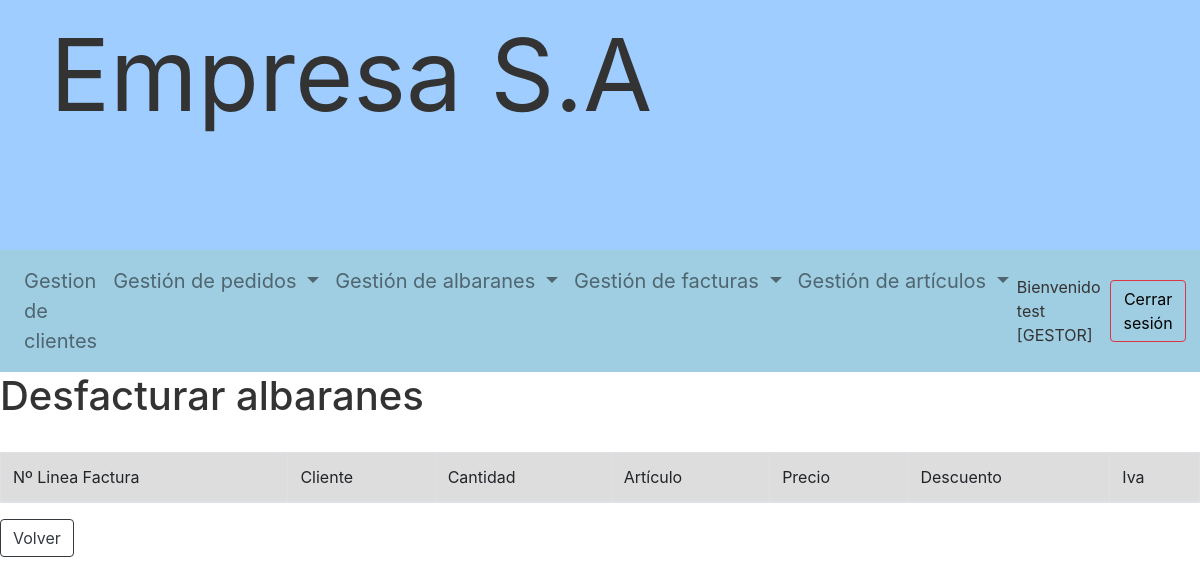
The page /gestor/desfacturar_albaran.php?factura=24 (signed in) on the database as committed earlier.
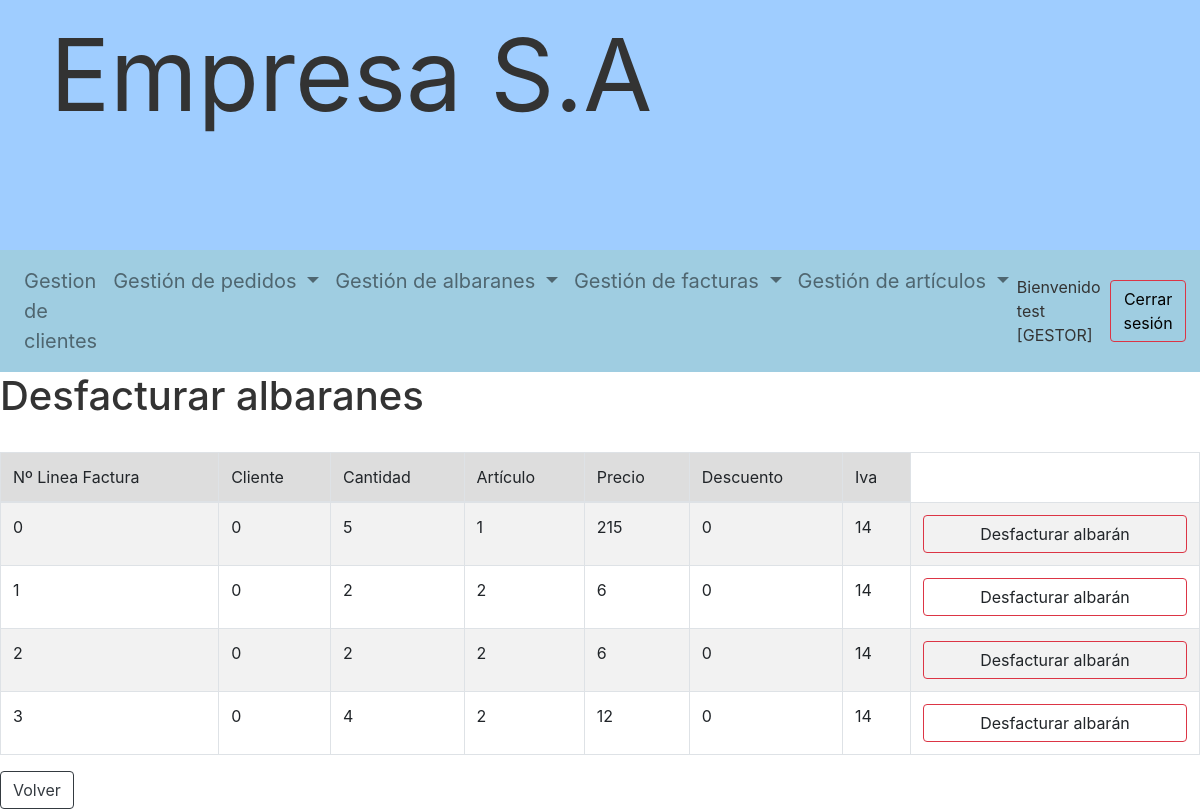
The same page on the database as committed later.
### tables this page shows
CREATE TABLE IF NOT EXISTS `lineas_facturas` (
  `NUM_LINEA_FACTURA` int(11) NOT NULL,
  `COD_ALBARAN` int(11) NOT NULL,
  `COD_CLIENTE` int(11) NOT NULL,
  `COD_FACTURA` int(11) NOT NULL DEFAULT 0,
  `NUM_LINEA_ALBARAN` int(11) NOT NULL,
  `COD_ARTICULO` int(11) DEFAULT NULL,
  `PRECIO` int(11) DEFAULT NULL,
  `CANTIDAD` int(11) DEFAULT NULL,
  `DESCUENTO` int(11) DEFAULT NULL,
  `IVA` int(11) DEFAULT NULL,
  `COD_USUARIO_GESTION` int(11) DEFAULT 0,
  PRIMARY KEY (`NUM_LINEA_FACTURA`,`COD_FACTURA`),
  KEY `Index 2` (`COD_USUARIO_GESTION`),
  KEY `COD_ARTICULO` (`COD_ARTICULO`),
  KEY `Index 3` (`NUM_LINEA_ALBARAN`,`COD_ALBARAN`)
);

### gestor/desfacturar_albaran.php (the view, shortened to what this page needs)
<?php
include "inicio_gestion.php";
$id_factura = $_GET['factura'];
$conexion = conectar(USUARIO);
$consulta = "SELECT * FROM lineas_facturas WHERE COD_FACTURA = :factura";
$resultado = $conexion->prepare($consulta);
$parametros = [":factura" => $id_factura];
$resultado->execute($parametros);
?>
<h1>Desfacturar albaranes</h1>
<br>
<table id="tabla" class="table table-striped table-bordered" data-toggle="table">
    <thead>
    <tr>
        <th>Nº Linea Factura
        </th>
        <th>Cliente
        </th>
        <th>Cantidad
        </th>
        <th>Artículo
        </th>
        <th class="th-sm ">Precio
        </th>
        <th class="">Descuento</th>
        <th class="">Iva</th>
    </tr>
    </thead>
    <tbody>
    <?php while($factura = $resultado->fetch(PDO::FETCH_ASSOC)){ ?>
        <tr>
        <td value=<?= $id_factura ?>><?=$factura['NUM_LINEA_FACTURA']?></td>
        <td value=<?= $id_factura ?>><?=$factura['COD_CLIENTE']?></td>
        <td value=<?= $id_factura ?>><?=$factura['CANTIDAD']?></td>
        <td value=<?= $id_factura ?>><?=$factura['COD_ARTICULO']?></td>
        <td><?=$factura['PRECIO']?></td>
        <td><?=$factura['DESCUENTO']?></td>
        <td><?=$factura['IVA']?></td>
        <td><a class="desfacturar btn btn-default btn-outline-danger" value=<?= $factura['COD_FACTURA'] ?>>Desfacturar albarán</a></td>
        <?php } ?>
        </tr>
    </tbody>
</table>
<button class="btn btn-default btn-outline-dark" onclick="window.history.back();">Volver</button>

### portada.php (shortened to what this page needs)
<!DOCTYPE html>
    <head>
    <?php
    if(!isset($_SESSION)){ ?>
    <script src="jquery.js"></script>
    <script src="popper.js"></script>
    <link rel='stylesheet' type='text/css' href='bootstrap.css'>
    <script src="bootstrap.js"></script>
    <link rel='stylesheet' type='text/css' href='trabajodaw.css'>
    <?php }
    else{?>
    <link rel='stylesheet' type='text/css' href='../bootstrap.css'>
    <link rel='stylesheet' type='text/css' href='../trabajodaw.css'>
    <?php }?>
    </head>
    <body>
        <div id="portada">
            <p>Empresa S.A</p>
        </div>

### gestor/inicio_gestion.php (shortened to what this page needs)
<?php
include '../portada.php';
if(isset($_SESSION)){
    include 'barragestor.php';
}
?>

### gestor/barragestor.php (shortened to what this page needs)
<nav class="navbar navbar-expand-lg navbar-light">
    <div class="collapse navbar-collapse" id="navbarSupportedContent">
        <ul class="navbar-nav mr-auto">
            <li class="nav-item dropdown">
                <a class="nav-link" href="gestion_clientes.php" id="navbarDropdown" role="button" aria-haspopup="true" aria-expanded="false">
                    Gestion de clientes
                </a>
            </li>
            <li class="nav-item dropdown">
                <a class="nav-link dropdown-toggle" href="#" id="navbarDropdown" role="button" data-toggle="dropdown" aria-haspopup="true" aria-expanded="false">
                    Gestión de pedidos
                </a>
            </li>
            <li class="nav-item dropdown">
                <a class="nav-link dropdown-toggle" href="#" id="navbarDropdown" role="button" data-toggle="dropdown" aria-haspopup="true" aria-expanded="false">
                    Gestión de albaranes
                </a>
            </li>
            <li class="nav-item dropdown">
                <a class="nav-link dropdown-toggle" href="#" id="navbarDropdown" role="button" data-toggle="dropdown" aria-haspopup="true" aria-expanded="false">
                    Gestión de facturas
                </a>
            </li>
            <li class="nav-item dropdown">
                <a class="nav-link dropdown-toggle" href="#" id="navbarDropdown" role="button" data-toggle="dropdown" aria-haspopup="true" aria-expanded="false">
                    Gestión de artículos
                </a>
            </li>
        </ul>
    </div>
    <p id="user">Bienvenido <?= $_SESSION['gestor']['NICK'] ?> [GESTOR]</p>
    <a class="btn btn-outline-danger my-2 my-sm-0 derecha" href="cerrar_sesionGestor.php">Cerrar sesión</a>
</nav>

### trabajodaw.css (style rules this page uses)
#portada { background-color: #9fcdff; }
#portada > p { height: 100%; width:100%; font-size: 100px; padding: 0px 0px 100px 50px; }
.navbar { margin-top: -1em; background-color: #9fcde1; }
#user { margin-bottom: 1px; margin-right: 10px; }
.derecha { margin-right: 10px; }
.nav-item { font-size: 20px; }
body { color: #333; font-size: 1em; }
a:link, a:visited, a:hover, a:active { color: #000; text-decoration: none; }
table { background: #FFF; border-collapse: collapse; width: 100%; }
td, th { padding: 4px; border: 1px solid #CCC; overflow: hidden; text-align: left; vertical-align: middle; }
th { background-color: #DDD; font-weight: 400; }
th a, td a { display: block; width: 100%; }

Rows that differ between the two databases and show on the page:
added lineas_facturas: NUM_LINEA_FACTURA "0", COD_CLIENTE "0", CANTIDAD "5", COD_ARTICULO "1", PRECIO "215", DESCUENTO "0", IVA "14", $factura['COD_FACTURA'] 24 (drawn)
added lineas_facturas: NUM_LINEA_FACTURA "1", COD_CLIENTE "0", CANTIDAD "2", COD_ARTICULO "2", PRECIO "6", DESCUENTO "0", IVA "14", $factura['COD_FACTURA'] 24 (drawn)
added lineas_facturas: NUM_LINEA_FACTURA "2", COD_CLIENTE "0", CANTIDAD "2", COD_ARTICULO "2", PRECIO "6", DESCUENTO "0", IVA "14", $factura['COD_FACTURA'] 24 (drawn)
added lineas_facturas: NUM_LINEA_FACTURA "3", COD_CLIENTE "0", CANTIDAD "4", COD_ARTICULO "2", PRECIO "12", DESCUENTO "0", IVA "14", $factura['COD_FACTURA'] 24 (drawn)
